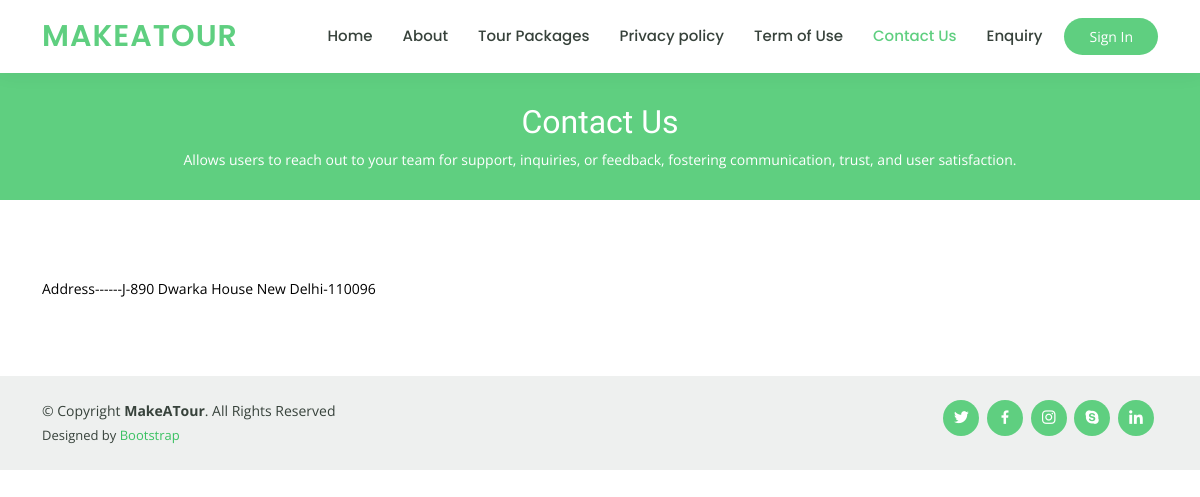
The app's page /contactus.php, older data.
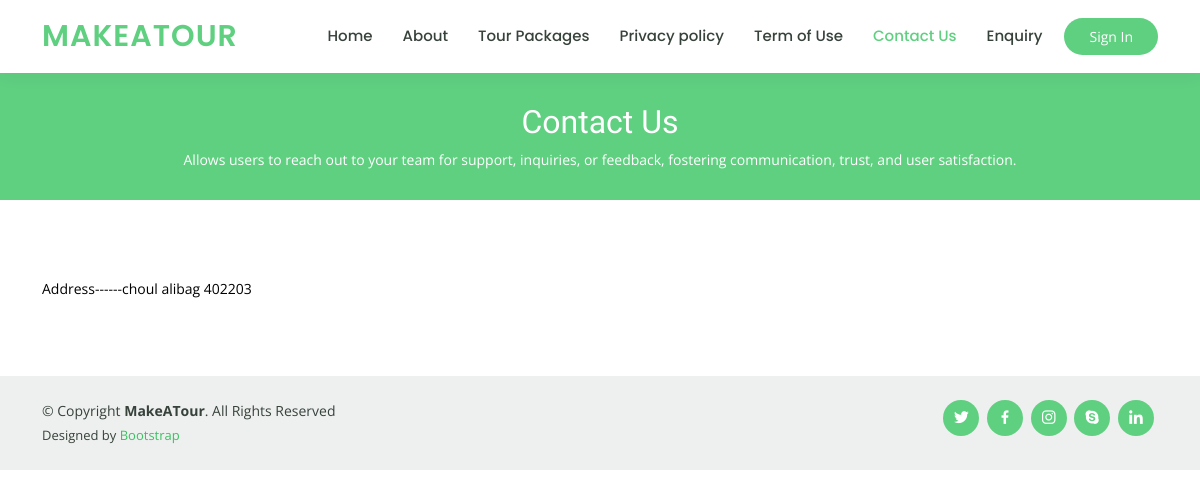
The same page, newer data.
### tables this page shows
CREATE TABLE `tblpages` (
  `id` int(11) NOT NULL,
  `type` varchar(255) DEFAULT '',
  `detail` longtext DEFAULT NULL
);

### contactus.php (the view, shortened to what this page needs)
<?php
include('includes/config.php');
?>
<!DOCTYPE html>
<html lang="en">
<head>
  <link href="assets/vendor/animate.css/animate.min.css" rel="stylesheet">
  <link href="assets/vendor/aos/aos.css" rel="stylesheet">
  <link href="assets/vendor/bootstrap/css/bootstrap.min.css" rel="stylesheet">
  <link href="assets/vendor/bootstrap-icons/bootstrap-icons.css" rel="stylesheet">
  <link href="assets/vendor/boxicons/css/boxicons.min.css" rel="stylesheet">
  <link href="assets/vendor/remixicon/remixicon.css" rel="stylesheet">
  <link href="assets/vendor/swiper/swiper-bundle.min.css" rel="stylesheet">
  <link href="assets/css/style.css" rel="stylesheet">
</head>
<body>
<?php include('includes/header.php');?>
  <main id="main">
    <div class="breadcrumbs" data-aos="fade-in">
      <div class="container">
        <h2>Contact Us</h2>
        <p>Allows users to reach out to your team for support, inquiries, or feedback, fostering communication, trust, and user satisfaction.</p>
      </div>
    </div>
    <section id="about" class="about">
      <div class="container" data-aos="fade-up">
        <div class="row">
          <div class=" pt-4 pt-lg-0 order-2 order-lg-1 content">
            <p>
            <?php
$pagetype="contact";
$sql = "SELECT type,detail from tblpages where type=:pagetype";
$query = $dbh -> prepare($sql);
$query->bindParam(':pagetype',$pagetype,PDO::PARAM_STR);
$query->execute();
$results=$query->fetchAll(PDO::FETCH_OBJ);
if($query->rowCount() > 0)
{
foreach($results as $result)
{
?>
	<p>
	<?php 	echo $result->detail; ?>
	</p>
<?php } }?>
            </p>
          </div>
        </div>
      </div>
    </section>
  </main>
  <?php include('includes/footer.php');?>
</body>
</html>

Row changes from the older to the newer data that the page shows:
changed tblpages: detail "Address------J-890 Dwarka House New Delhi-110096" → "Address------choul alibag 402203"
